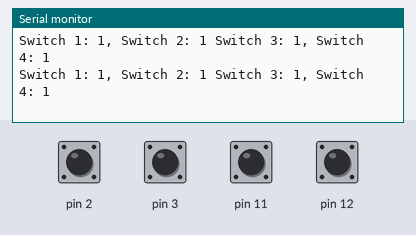
A sketch run on a simulated Arduino Uno, built with avr-gcc and run on an emulated ATmega328P. Shown: the last lines printed to the serial monitor. The test bench sets the inputs (shaded band); at power-on: pin 2, pin 3, pin 11, pin 12 HIGH.

Above: at 1.2 s.
1.3 s: pin 2 pulled LOW for 0.15 s
At 1.39 s:
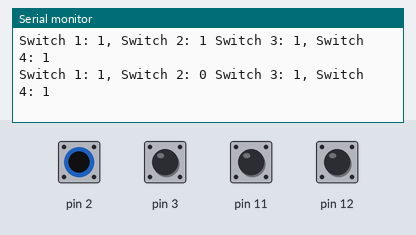
4.4 s: pin 3 pulled LOW for 0.15 s
At 4.52 s:
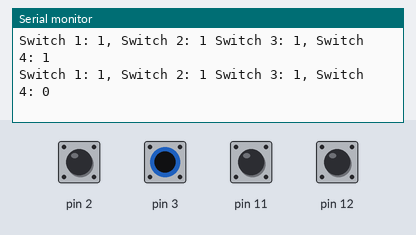
7.5 s: pin 11 pulled LOW for 0.15 s
At 7.6 s:
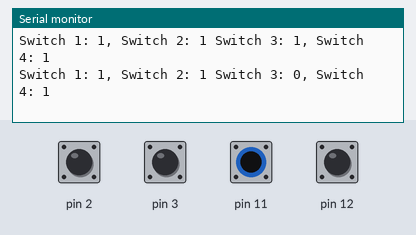
10.6 s: pin 12 pulled LOW for 0.15 s
At 10.73 s:
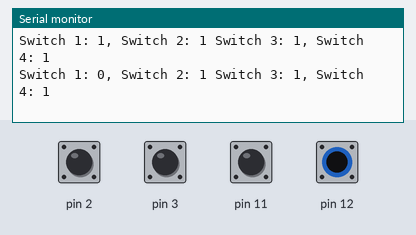

Measured:
- after the input at 1.3 s, the serial monitor: prints a new line after 0.08 s (image 1)
- after the input at 4.4 s, the serial monitor: prints a new line after 0.11 s (image 2)
- after the input at 7.5 s, the serial monitor: prints a new line after 0.09 s (image 3)
- after the input at 10.6 s, the serial monitor: prints a new line after 0.11 s (image 4)

The sketch:

Switch_check.ino
```cpp
void setup()
{
  Serial.begin(9600);
  pinMode(11, INPUT_PULLUP);
  pinMode(12, INPUT_PULLUP);
  pinMode(2, INPUT_PULLUP);
  pinMode(3, INPUT_PULLUP);
  pinMode(13, INPUT_PULLUP);
  pinMode(0, INPUT_PULLUP);
}


void loop() {
  char buff[99]; // Fix: Use square brackets for array declaration
  sprintf(buff, "Switch 1: %d, Switch 2: %d Switch 3: %d, Switch 4: %d", digitalRead(12),digitalRead(2),digitalRead(11),digitalRead(3)); // Fix: Use sprintf correctly

  Serial.println(buff);

}
```
